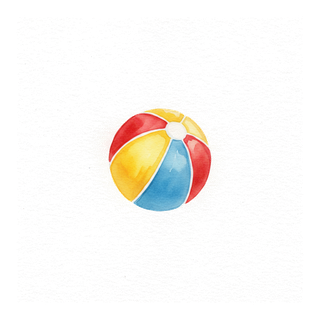
#> input picture images/geld_ball.png, 320 x 320 px
$ python -i enhance_stickers.py   (imports and definitions only)
#> lines starting #> are read from the running program, lines starting #| are printed output that depends on the picture; after the words box and inside, x2 and y2 are one past the last pixel; in counts of white or black regions, pixels touching at a corner belong together
#!/usr/bin/env python3
"""enhance_stickers.py — macht die Sticker kräftiger und gibt ihnen einen
weichen weissen Rand, damit sie auf jedem Hintergrund (auch dunkles Gras,
Wasser, Nachtszenen) gut sichtbar bleiben.

Warum: viele Sticker (Schaf, Wolke, Kleeblatt, Schnecke, Regenbogen, Stern,
Schwein, Qualle, Seepferdchen, Lutscher, Schaukel, Libelle ...) sind fast
weiss/pastell gemalt und hatten keinen Rand -> auf dem Wiesen-/Wasserhintergrund
kaum zu erkennen.

Vorgehen pro Bild:
  1. Aus dem Alpha-Kanal eine harte Maske bauen (>10 Alpha = "gehört zum Motiv").
  2. Die Maske um ein paar Pixel aufweiten (MaxFilter) -> das ist die Randform.
  3. Rand = aufgeweitete Maske minus Original-Maske, leicht weich gezeichnet.
  4. Farben des Originalmotivs kräftiger machen (Sättigung + Kontrast).
  5. Weissen Rand UNTER das kräftigere Motiv legen und beides zusammenfügen.

Nur additiv: Form und Motiv bleiben exakt gleich, nur Randbreite und Farbkraft
ändern sich. Originale werden vorher nach images/_orig_stickers/ gesichert.
"""
import os
import sys
from PIL import Image, ImageFilter, ImageEnhance, ImageChops

d = os.path.dirname(os.path.abspath(__file__))
imgdir = os.path.join(d, 'images')
backupdir = os.path.join(imgdir, '_orig_stickers')
# [1 line not run here, left out]

STICKER_IDS = ['cat','bunny','tulip','sunflower','butterfly','mushroom','frog','ladybug','deer','blossom',
    'bird','apple','snail','rainbow','star','owl','fox','hedgehog','squirrel','bee',
    'pig','sheep','cow','horse','duck','rooster','fish','turtle','octopus','dolphin',
    'jellyfish','crab','seahorse','whale','starfish','rose','daisy','lavender','clover','cactus',
    'pinetree','oaktree','fairyhouse','fern','palmtree','fence','birdhouse','bridge','boat','lighthouse',
    'barn','windmill','cloud','sun','moon','strawberry','watermelon','cupcake','icecream','lollipop',
    'balloon','kite','treasure','crown','wand','fairy','crystal','cabin','goat','edelweiss',
    'marmot','eagle','wateringcan','gnome','dragonfly','swing']

OUTLINE_PX = 5       # Randbreite in Pixeln (bei den vorliegenden Bildgrössen)
OUTLINE_COLOR = (255, 255, 255)  # weicher weisser Rand passt zur Aquarell-Optik
SATURATION = 1.55    # kräftigere Farben
CONTRAST = 1.18

# Manche Motive (z.B. Sonne, Mond) sind kaum als Fläche gemalt, sondern fast
# nur als dünne, halbtransparente Linien -> Sättigung allein kann nichts
# sichtbar machen, wo praktisch kein deckendes Pixel liegt. Darum wird der
# Alpha-Kanal zusätzlich angehoben: schwach deckende Pixel (die feinen Linien)
# werden kräftiger deckend, voll transparente bleiben transparent, voll
# deckende bleiben deckend. Eine einfache Gamma-Kurve reicht dafür.
ALPHA_GAMMA = 0.55   # < 1 hebt mittlere/niedrige Alpha-Werte kräftig an

# sticker_moon.png hat einen kaputten Alpha-Kanal: die Farbebene zeigt einen
# vollständigen, klar gezeichneten Mond mit Gesicht und Sternen, aber fast der
# gesamte Alpha-Kanal ist 0 (nur ~1.5% der Fläche hat überhaupt Deckkraft,
# und das auch nur verstreut, nicht als zusammenhängende Form). Deshalb greift
# der normale Weg (Maske aus Alpha bauen) hier ins Leere. Für diese Sticker
# wird die Alpha-Maske stattdessen direkt aus der Farbe rekonstruiert: alles,
# was nicht (fast) reines Weiss ist, gehört zum Motiv.
REBUILD_ALPHA_FROM_COLOR = {'moon'}
WHITE_THRESHOLD = 8  # Farbabweichung von Weiss unterhalb davon gilt als Hintergrund


def boost_alpha(a):
    lut = [min(255, int(255 * ((v / 255.0) ** ALPHA_GAMMA))) if v > 0 else 0 for v in range(256)]
    return a.point(lut)


def rebuild_alpha_from_color(r, g, b):
    # alpha = wie weit weg von Weiss (min. Kanalwert), mit Rauschschwelle
    min_rgb = ImageChops.darker(ImageChops.darker(r, g), b)
    lut = [max(0, min(255, (255 - p) - WHITE_THRESHOLD)) for p in range(256)]
    return min_rgb.point(lut)


def enhance_one(path, sid=None):
#> called with path = 'images/geld_ball.png'
    im = Image.open(path).convert('RGBA')
#> im is the input picture: PIL image 320x320 RGBA; mean R, G, B, A 141.8, 138.9, 135.8, 40.5
    r, g, b, a = im.split()
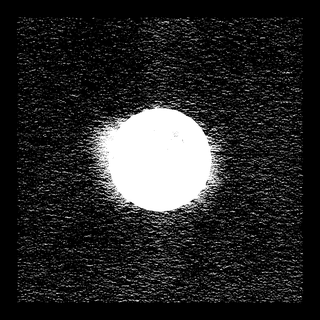
#> a: PIL image 320x320 L; min 0, max 255, mean 40.5

    if sid in REBUILD_ALPHA_FROM_COLOR:
        a = rebuild_alpha_from_color(r, g, b)

    # 1+2: harte Maske, dann aufgeweitet
    mask = a.point(lambda p: 255 if p > 10 else 0)
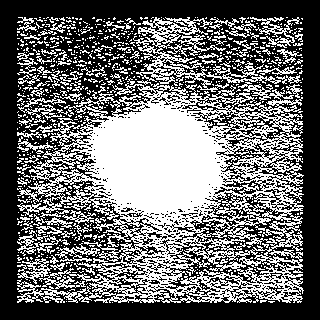
#> mask: PIL image 320x320 L; 43.2% white; 872 white regions (775 under 20 px), largest, box (x1, y1, x2, y2) and area: (17, 82, 304, 303) 32913, (133, 17, 281, 92) 2366, (250, 17, 300, 48) 463
    dilated = mask.filter(ImageFilter.MaxFilter(OUTLINE_PX * 2 + 1))
#> dilated: PIL image 320x320 L; 85.5% white; 1 black region, box (x1, y1, x2, y2) and area: (0, 0, 320, 320) 14878
    # weich zeichnen, damit der Rand nicht hart gezackt aussieht
    dilated_soft = dilated.filter(ImageFilter.GaussianBlur(1.2))
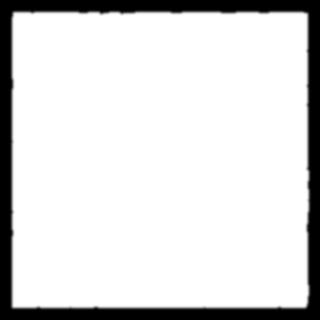
#> dilated_soft: PIL image 320x320 L; min 0, max 255, mean 218

    # 3: Randform = aufgeweitet minus original (nur dort, wo das Original leer ist)
    outline_alpha = ImageChops.subtract(dilated_soft, mask)
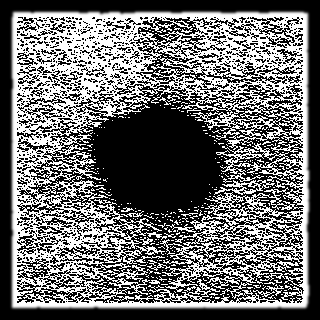
#> outline_alpha: PIL image 320x320 L; min 0, max 255, mean 107.7

    outline_layer = Image.new('RGBA', im.size, OUTLINE_COLOR + (0,))
    outline_layer.putalpha(outline_alpha)

    # 4: Farben kräftiger, dazu die feinen Linien deckender machen
    rgb = Image.merge('RGB', (r, g, b))
    rgb = ImageEnhance.Color(rgb).enhance(SATURATION)
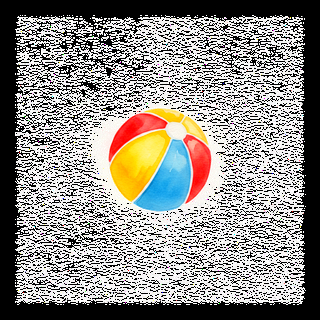
#> rgb: PIL image 320x320 RGB; mean R, G, B 142, 138.5, 134
    rgb = ImageEnhance.Contrast(rgb).enhance(CONTRAST)
    a_boosted = boost_alpha(a)
#> in boost_alpha, `return a.point(lut)`:
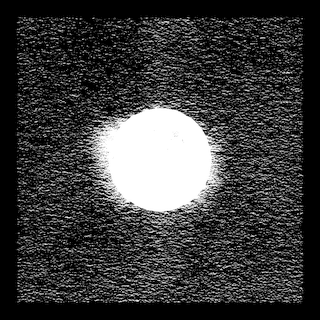
#> returned value: PIL image 320x320 L; min 0, max 255, mean 60
    enhanced = Image.merge('RGBA', (*rgb.split(), a_boosted))
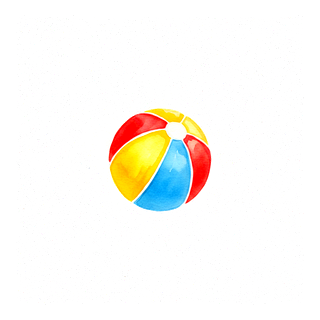
#> enhanced: PIL image 320x320 RGBA; mean R, G, B, A 145, 142.6, 137.9, 60; transparent parts drawn white

    # 5: Rand unter das Motiv legen
    out = Image.alpha_composite(outline_layer, enhanced)
    return out


def main():
    only = set(sys.argv[1:]) if len(sys.argv) > 1 else None
    done = []
    for sid in STICKER_IDS:
        if only and sid not in only:
            continue
        fname = 'sticker_' + sid + '.png'
        path = os.path.join(imgdir, fname)
        if not os.path.exists(path):
            print('fehlt:', fname)
            continue
        bpath = os.path.join(backupdir, fname)
        if not os.path.exists(bpath):
            Image.open(path).save(bpath)  # Original sichern, nur beim ersten Lauf
        out = enhance_one(bpath, sid)  # immer vom Original ausgehen, nie kumulieren
        out.save(path)
        done.append(sid)
    print('bearbeitet:', ', '.join(done))


# [2 lines not run here, left out]

>>> result = enhance_one('images/geld_ball.png')

$ run again, on images/geld_spielzeug.png
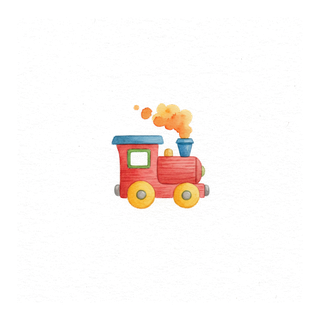
#> input picture images/geld_spielzeug.png, 320 x 320 px
#> in enhance_one, im is the input picture: PIL image 320x320 RGBA; mean R, G, B, A 122.5, 118, 115.9, 27.1
#> in enhance_one, `mask = a.point(lambda p: 255 if p > 10 else 0)`:
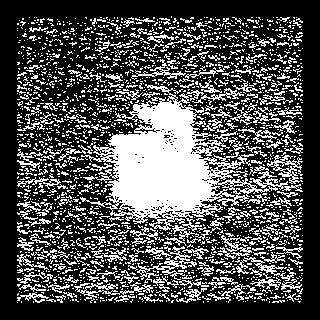
#> mask: PIL image 320x320 L; 31.6% white; 2144 white regions (1915 under 20 px), largest, box (x1, y1, x2, y2) and area: (80, 84, 303, 232) 11797, (137, 246, 197, 283) 514, (74, 282, 153, 302) 448
#> dilated: PIL image 320x320 L; 85.3% white; 1 black region, box (x1, y1, x2, y2) and area: (0, 0, 320, 320) 15096
#> in enhance_one, `enhanced = Image.merge('RGBA', (*rgb.split(), a_boosted))`:
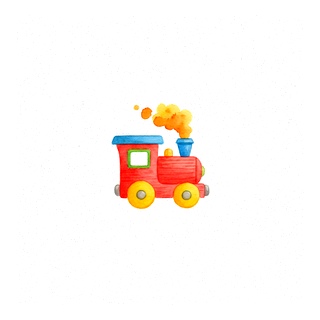
#> enhanced: PIL image 320x320 RGBA; mean R, G, B, A 126.1, 120.4, 116.8, 42.5; transparent parts drawn white

$ run again, on images/geld_stift.png
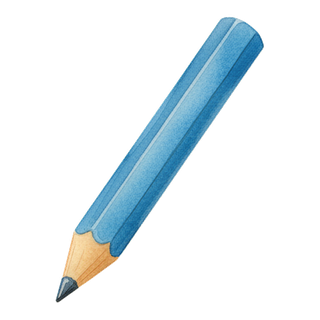
#> input picture images/geld_stift.png, 320 x 320 px
#> in enhance_one, im is the input picture: PIL image 320x320 RGBA; mean R, G, B, A 18.7, 27.3, 31.2, 39.6
#> in enhance_one, `mask = a.point(lambda p: 255 if p > 10 else 0)`:
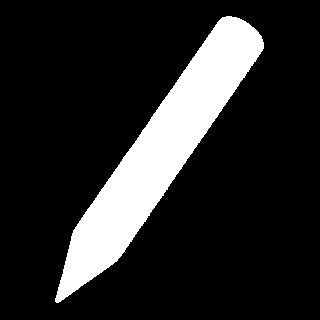
#> mask: PIL image 320x320 L; 15.9% white; 1 white region, box (x1, y1, x2, y2) and area: (55, 16, 264, 303) 16295
#> dilated: PIL image 320x320 L; 20.9% white; 1 white region, box (x1, y1, x2, y2) and area: (50, 11, 269, 308) 21355
#> in enhance_one, `enhanced = Image.merge('RGBA', (*rgb.split(), a_boosted))`:
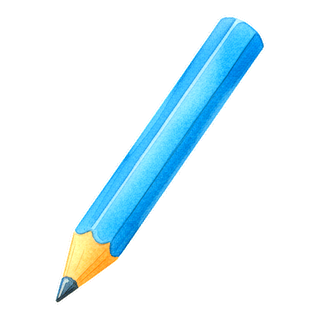
#> enhanced: PIL image 320x320 RGBA; mean R, G, B, A 16.3, 32.4, 38.4, 40.1; transparent parts drawn white

$ run again, on images/geld_uhr.png
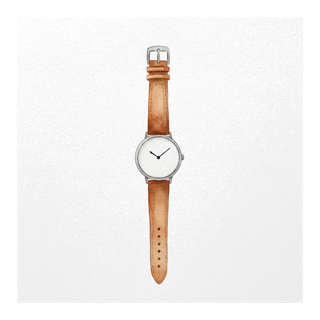
#> input picture images/geld_uhr.png, 320 x 320 px
#> in enhance_one, im is the input picture: PIL image 320x320 RGBA; mean R, G, B, A 196.3, 194.3, 192.9, 172.5
#> mask: PIL image 320x320 L; 80.2% white; 269 black regions (268 under 20 px), largest, box (x1, y1, x2, y2) and area: (0, 0, 320, 320) 19912
#> dilated: PIL image 320x320 L; 86.6% white; 1 black region, box (x1, y1, x2, y2) and area: (0, 0, 320, 320) 13728
#> in enhance_one, `enhanced = Image.merge('RGBA', (*rgb.split(), a_boosted))`:
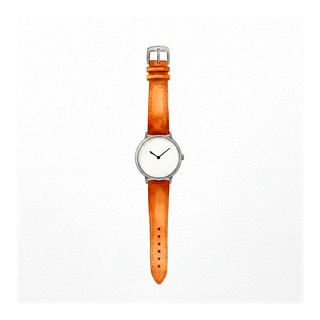
#> enhanced: PIL image 320x320 RGBA; mean R, G, B, A 202.7, 199.3, 196.7, 183.5; transparent parts drawn white
